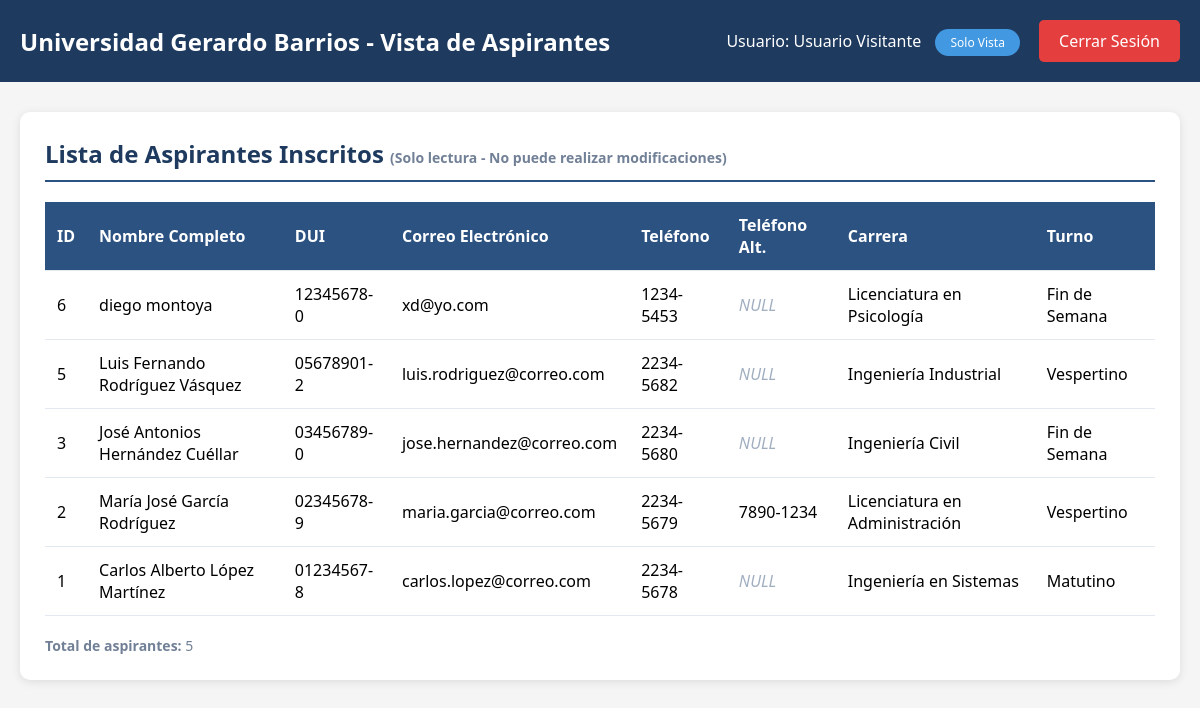
/vista_publica.php (signed in), run on the app's committed database.
### tables this page shows
CREATE TABLE `aspirantes` (
  `id` int(11) NOT NULL,
  `nombres` varchar(100) NOT NULL,
  `apellidos` varchar(100) NOT NULL,
  `DUI` varchar(10) NOT NULL,
  `correo_electronico` varchar(100) NOT NULL,
  `telefono` varchar(9) NOT NULL,
  `telefono_alternativo` varchar(9) DEFAULT NULL,
  `carrera` varchar(100) NOT NULL,
  `turno` enum('Matutino','Vespertino','Fin de Semana') NOT NULL
);

### vista_publica.php (the view, shortened to what this page needs)
<?php
require_once "conexion.php";
$result = $conexion->query("SELECT * FROM aspirantes ORDER BY id DESC");
$aspirantes = $result->fetch_all(MYSQLI_ASSOC);
?>
<!DOCTYPE html>
<html lang="es">
<head>
</head>
<body>
    <div class="header">
        <h1>Universidad Gerardo Barrios - Vista de Aspirantes</h1>
        <div>
            <span>Usuario: <?php echo htmlspecialchars($_SESSION["nombre_completo"]); ?></span>
            <span class="info-badge">Solo Vista</span>
            <a href="logout.php" class="btn-logout" style="margin-left: 15px;">Cerrar Sesión</a>
        </div>
    </div>
    <div class="container">
        <div class="card">
            <h2>Lista de Aspirantes Inscritos <span style="font-size: 14px; color: #718096;">(Solo lectura - No puede realizar modificaciones)</span></h2>
            <?php if (empty($aspirantes)): ?>
            <div class="empty-message">
                <p>No hay aspirantes registrados aún.</p>
            </div>
            <?php else: ?>
            <table>
                <thead>
                    <tr>
                        <th>ID</th>
                        <th>Nombre Completo</th>
                        <th>DUI</th>
                        <th>Correo Electrónico</th>
                        <th>Teléfono</th>
                        <th>Teléfono Alt.</th>
                        <th>Carrera</th>
                        <th>Turno</th>
                    </tr>
                </thead>
                <tbody>
                    <?php foreach ($aspirantes as $asp): ?>
                    <tr>
                        <td><?php echo $asp["id"]; ?></td>
                        <td><?php echo htmlspecialchars($asp["nombres"] . " " . $asp["apellidos"]); ?></td>
                        <td><?php echo htmlspecialchars($asp["DUI"]); ?></td>
                        <td><?php echo htmlspecialchars($asp["correo_electronico"]); ?></td>
                        <td><?php echo htmlspecialchars($asp["telefono"]); ?></td>
                        <td><?php echo $asp["telefono_alternativo"] ? htmlspecialchars($asp["telefono_alternativo"]) : '<span class="null-value">NULL</span>'; ?></td>
                        <td><?php echo htmlspecialchars($asp["carrera"]); ?></td>
                        <td><?php echo htmlspecialchars($asp["turno"]); ?></td>
                    </tr>
                    <?php endforeach; ?>
                </tbody>
            </table>
            <p style="margin-top: 20px; color: #718096; font-size: 14px;">
                <strong>Total de aspirantes:</strong> <?php echo count($aspirantes); ?>
            </p>
            <?php endif; ?>
        </div>
    </div>
</body>
</html>

### vista_publica.php (style rules this page uses)
* { margin: 0; padding: 0; box-sizing: border-box; }
body { font-family: 'Segoe UI', Tahoma, Geneva, Verdana, sans-serif; background: #f5f5f5; }
.header { background: #1e3a5f; color: white; padding: 20px; display: flex; justify-content: space-between; align-items: center; }
.header h1 { font-size: 24px; }
.btn-logout { display: inline-block; background: #e53e3e; color: white; padding: 10px 20px; text-decoration: none; border-radius: 5px; }
.container { max-width: 1400px; margin: 30px auto; padding: 0 20px; }
.card { background: white; padding: 25px; border-radius: 10px; box-shadow: 0 2px 10px rgba(0,0,0,0.1); margin-bottom: 30px; }
.card h2 { color: #1e3a5f; margin-bottom: 20px; border-bottom: 2px solid #2c5282; padding-bottom: 10px; }
.info-badge { display: inline-block; background: #4299e1; color: white; padding: 5px 15px; border-radius: 20px; font-size: 12px; margin-left: 10px; }
table { width: 100%; border-collapse: collapse; margin-top: 20px; }
th, td { padding: 12px; text-align: left; border-bottom: 1px solid #e2e8f0; }
th { background: #2c5282; color: white; }
.null-value { color: #a0aec0; font-style: italic; }

### data on the page
aspirantes: id "6", nombres+apellidos "diego montoya", DUI "12345678-0", correo_electronico "xd@yo.com", telefono "1234-5453", shows "NULL", carrera "Licenciatura en Psicología", turno "Fin de Semana"
aspirantes: id "5", nombres+apellidos "Luis Fernando Rodríguez Vásquez", DUI "05678901-2", correo_electronico "luis.rodriguez@correo.com", telefono "2234-5682", shows "NULL", carrera "Ingeniería Industrial", turno "Vespertino"
aspirantes: id "3", nombres+apellidos "José Antonios Hernández Cuéllar", DUI "03456789-0", correo_electronico "jose.hernandez@correo.com", telefono "2234-5680", shows "NULL", carrera "Ingeniería Civil", turno "Fin de Semana"
aspirantes: id "2", nombres+apellidos "María José García Rodríguez", DUI "02345678-9", correo_electronico "maria.garcia@correo.com", telefono "2234-5679", telefono_alternativo "7890-1234", carrera "Licenciatura en Administración", turno "Vespertino"
aspirantes: id "1", nombres+apellidos "Carlos Alberto López Martínez", DUI "01234567-8", correo_electronico "carlos.lopez@correo.com", telefono "2234-5678", shows "NULL", carrera "Ingeniería en Sistemas", turno "Matutino"

### other printed values
$_SESSION["nombre_completo"] "Usuario Visitante"
count($aspirantes) "5"
